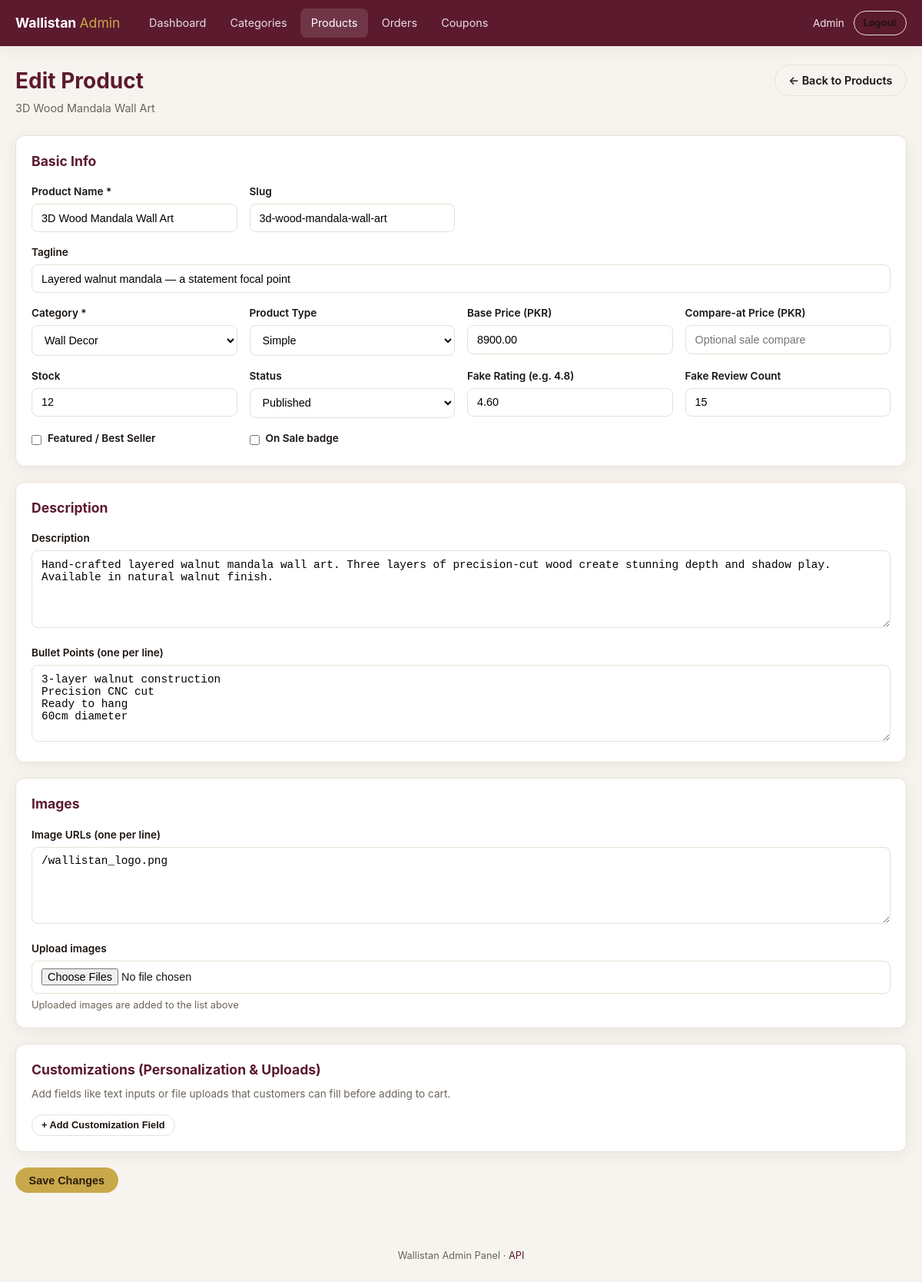
/admin/product-form.php?id=4 (signed in), run on the app's committed database.
### tables this page shows
CREATE TABLE products (
    id INT UNSIGNED AUTO_INCREMENT PRIMARY KEY,
    slug VARCHAR(100) NOT NULL UNIQUE,
    name VARCHAR(255) NOT NULL,
    tagline TEXT,
    category_id INT UNSIGNED NOT NULL,
    product_type ENUM('simple', 'variable') NOT NULL DEFAULT 'simple',
    base_price DECIMAL(12, 2) NOT NULL DEFAULT 0,
    compare_at_price DECIMAL(12, 2) DEFAULT NULL,
    description TEXT,
    bullets JSON DEFAULT NULL,
    faq JSON DEFAULT NULL,
    rating DECIMAL(3, 2) NOT NULL DEFAULT 0,
    review_count INT UNSIGNED NOT NULL DEFAULT 0,
    stock INT NOT NULL DEFAULT 0,
    featured TINYINT(1) NOT NULL DEFAULT 0,
    on_sale TINYINT(1) NOT NULL DEFAULT 0,
    status ENUM('publish', 'draft') NOT NULL DEFAULT 'publish',
    created_at TIMESTAMP DEFAULT CURRENT_TIMESTAMP,
    updated_at TIMESTAMP DEFAULT CURRENT_TIMESTAMP ON UPDATE CURRENT_TIMESTAMP,
    FOREIGN KEY (category_id) REFERENCES categories(id) ON DELETE RESTRICT,
    INDEX idx_category (category_id),
    INDEX idx_status (status)
);

CREATE TABLE categories (
    id INT UNSIGNED AUTO_INCREMENT PRIMARY KEY,
    slug VARCHAR(100) NOT NULL UNIQUE,
    name VARCHAR(255) NOT NULL,
    tagline TEXT,
    image VARCHAR(500) DEFAULT '/wallistan_logo.png',
    created_at TIMESTAMP DEFAULT CURRENT_TIMESTAMP,
    updated_at TIMESTAMP DEFAULT CURRENT_TIMESTAMP ON UPDATE CURRENT_TIMESTAMP
);

### admin/includes/bootstrap.php (called while the page is built, shortened)
<?php
function e(?string $value): string
{
    return htmlspecialchars($value ?? '', ENT_QUOTES, 'UTF-8');
}

### admin/product-form.php (the view, shortened to what this page needs)
<?php
$pdo = db();
$id = isset($_GET['id']) ? (int) $_GET['id'] : 0;
$product = null;
$images = [];
$categories = $pdo->query('SELECT id, name FROM categories ORDER BY name')->fetchAll();
if ($id > 0) {
    $stmt = $pdo->prepare('SELECT * FROM products WHERE id = ?');
    $stmt->execute([$id]);
    $product = $stmt->fetch();
    $imgStmt = $pdo->prepare('SELECT url FROM product_images WHERE product_id = ? ORDER BY sort_order');
    $imgStmt->execute([$id]);
    $images = array_column($imgStmt->fetchAll(), 'url');
}
$bulletsText = '';
if ($product && $product['bullets']) {
    $decoded = json_decode($product['bullets'], true);
    if (is_array($decoded)) {
        $bulletsText = implode("\n", $decoded);
    }
}
require __DIR__ . '/includes/header.php';
?>
<div class="page-header">
  <div>
    <h1><?= $product ? 'Edit Product' : 'Add Product' ?></h1>
    <p><?= $product ? e($product['name']) : 'Create a new catalog item' ?></p>
  </div>
  <a href="<?= ADMIN_BASE ?>/products.php" class="btn btn-outline">← Back to Products</a>
</div>
<form method="post" enctype="multipart/form-data">
  <div class="card">
    <h2 style="font-size:1.1rem;color:var(--maroon);margin-bottom:1rem">Basic Info</h2>
    <div class="form-grid form-grid-2">
      <div class="field">
        <label>Product Name *</label>
        <input name="name" required value="<?= e($product['name'] ?? '') ?>">
      </div>
      <div class="field">
        <label>Slug</label>
        <input name="slug" value="<?= e($product['slug'] ?? '') ?>" placeholder="auto-generated">
      </div>
      <div class="field" style="grid-column:1/-1">
        <label>Tagline</label>
        <input name="tagline" value="<?= e($product['tagline'] ?? '') ?>">
      </div>
      <div class="field">
        <label>Category *</label>
        <select name="category_id" required>
          <?php foreach ($categories as $c): ?>
            <option value="<?= (int) $c['id'] ?>" <?= (int) ($product['category_id'] ?? 0) === (int) $c['id'] ? 'selected' : '' ?>>
              <?= e($c['name']) ?>
            </option>
          <?php endforeach; ?>
        </select>
      </div>
      <div class="field">
        <label>Product Type</label>
        <select name="product_type" id="productType">
          <option value="simple" <?= ($product['product_type'] ?? 'simple') === 'simple' ? 'selected' : '' ?>>Simple</option>
        </select>
      </div>
      <div class="field">
        <label>Base Price (PKR)</label>
        <input type="number" name="base_price" min="0" step="1" value="<?= e((string) ($product['base_price'] ?? '0')) ?>">
      </div>
      <div class="field">
        <label>Compare-at Price (PKR)</label>
        <input type="number" name="compare_at_price" min="0" step="1" value="<?= e($product['compare_at_price'] ?? '') ?>" placeholder="Optional sale compare">
      </div>
      <div class="field" id="stockField">
        <label>Stock</label>
        <input type="number" name="stock" min="0" value="<?= (int) ($product['stock'] ?? 0) ?>">
      </div>
      <div class="field">
        <label>Status</label>
        <select name="status">
          <option value="publish" <?= ($product['status'] ?? 'publish') === 'publish' ? 'selected' : '' ?>>Published</option>
        </select>
      </div>
      <div class="field">
        <label>Fake Rating (e.g. 4.8)</label>
        <input type="number" name="rating" step="0.1" min="0" max="5" value="<?= e((string) ($product['rating'] ?? '0')) ?>">
      </div>
      <div class="field">
        <label>Fake Review Count</label>
        <input type="number" name="review_count" value="<?= (int) ($product['review_count'] ?? 0) ?>">
      </div>
      <div class="field field-check">
        <input type="checkbox" name="featured" id="featured" <?= (int) ($product['featured'] ?? 0) ? 'checked' : '' ?>>
        <label for="featured">Featured / Best Seller</label>
      </div>
      <div class="field field-check">
        <input type="checkbox" name="on_sale" id="on_sale" <?= (int) ($product['on_sale'] ?? 0) ? 'checked' : '' ?>>
        <label for="on_sale">On Sale badge</label>
      </div>
    </div>
  </div>
  <div class="card">
    <h2 style="font-size:1.1rem;color:var(--maroon);margin-bottom:1rem">Description</h2>
    <div class="form-grid">
      <div class="field">
        <label>Description</label>
        <textarea name="description" rows="5"><?= e($product['description'] ?? '') ?></textarea>
      </div>
      <div class="field">
        <label>Bullet Points (one per line)</label>
        <textarea name="bullets" rows="4" placeholder="Feature 1&#10;Feature 2"><?= e($bulletsText) ?></textarea>
      </div>
    </div>
  </div>
  <div class="card">
    <h2 style="font-size:1.1rem;color:var(--maroon);margin-bottom:1rem">Images</h2>
    <div class="form-grid">
      <div class="field">
        <label>Image URLs (one per line)</label>
        <textarea name="image_urls" rows="3" placeholder="/wallistan_logo.png"><?= e(implode("\n", $images)) ?></textarea>
      </div>
      <div class="field">
        <label>Upload images</label>
        <input type="file" name="image_files[]" accept="image/*" multiple>
        <small>Uploaded images are added to the list above</small>
      </div>
    </div>
  </div>
  <div class="card" id="customizationsSection">
    <h2 style="font-size:1.1rem;color:var(--maroon);margin-bottom:0.5rem">Customizations (Personalization & Uploads)</h2>
    <p style="font-size:0.85rem;color:var(--muted);margin-bottom:1rem">
      Add fields like text inputs or file uploads that customers can fill before adding to cart.
    </p>
    <button type="button" class="btn btn-sm btn-outline" onclick="addCustomization()">+ Add Customization Field</button>
  </div>
  <div style="margin-top:1rem">
    <button type="submit" class="btn btn-primary"><?= $product ? 'Save Changes' : 'Create Product' ?></button>
  </div>
</form>
<?php require __DIR__ . '/includes/footer.php'; ?>

### admin/assets/admin.css (style rules this page uses)
:root { --maroon: #5c1a2e; --maroon-dark: #3d1120; --gold: #c9a84c; --gold-light: #f5ecd4; --bg: #f7f4ef; --card: #ffffff; --border: #e8e0d4; --text: #1a1410; --muted: #6b6358; --danger: #b42318; --success: #067647; --radius: 12px; --shadow: 0 4px 20px rgba(26, 20, 16, 0.06); }
* { box-sizing: border-box; margin: 0; padding: 0; }
body { font-family: -apple-system, BlinkMacSystemFont, "Segoe UI", Roboto, sans-serif; background: var(--bg); color: var(--text); line-height: 1.5; min-height: 100vh; }
a { color: var(--maroon); text-decoration: none; }
.page-header { display: flex; justify-content: space-between; align-items: flex-start; gap: 1rem; margin-bottom: 1.5rem; flex-wrap: wrap; }
.page-header h1 { font-size: 1.75rem; color: var(--maroon); font-weight: 700; }
.page-header p { color: var(--muted); font-size: 0.9rem; margin-top: 0.25rem; }
.card { background: var(--card); border: 1px solid var(--border); border-radius: var(--radius); box-shadow: var(--shadow); padding: 1.25rem; margin-bottom: 1.25rem; }
.btn { display: inline-flex; align-items: center; justify-content: center; gap: 0.4rem; padding: 0.55rem 1.1rem; border-radius: 999px; border: none; font-size: 0.9rem; font-weight: 600; cursor: pointer; text-decoration: none; transition: opacity 0.15s; }
.btn-primary { background: var(--gold); color: #2a1f0a; }
.btn-outline { background: transparent; border: 1px solid var(--border); color: var(--text); }
.btn-sm { padding: 0.35rem 0.75rem; font-size: 0.8rem; }
.form-grid { display: grid; gap: 1rem; }
.form-grid-2 { grid-template-columns: repeat(auto-fit, minmax(240px, 1fr)); }
.field label { display: block; font-size: 0.85rem; font-weight: 600; margin-bottom: 0.35rem; color: var(--text); }
.field input, .field select, .field textarea { width: 100%; padding: 0.6rem 0.75rem; border: 1px solid var(--border); border-radius: 8px; font-size: 0.9rem; background: #fff; }
.field textarea { min-height: 100px; resize: vertical; }
.field small { display: block; margin-top: 0.3rem; color: var(--muted); font-size: 0.8rem; }
.field-check { display: flex; align-items: center; gap: 0.5rem; }
.field-check input { width: auto; }

### data on the page
products: name "3D Wood Mandala Wall Art", slug "3d-wood-mandala-wall-art", tagline "Layered walnut mandala — a statement focal point", category_id "Wall Decor", product_type "Simple", base_price "8900.00", stock "12", status "Published", rating "4.60", review_count "15", description "Hand-crafted layered walnut mandala wall art. Three layers of precision-cut wood create stunning depth and shadow play. Available in natural walnut finish.", bullets "3-layer walnut construction Precision CNC cut Ready to hang 60cm diameter"

### other printed values
$admin['name'] "Admin"
